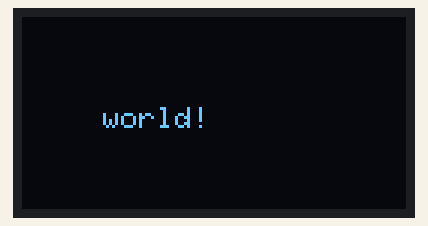
The sketch below on a simulated Arduino Uno, built with avr-gcc and run on an emulated ATmega328P. Shown: 128×64 one-colour display.

Above: at 0.1 s.

Measured:
- what the display in image 0 shows lasts 2.0 s, from 0.1 s to 2.1 s

The sketch:

oled_disp.ino
```cpp
#include <Wire.h>
#include <Adafruit_SSD1306.h>
#include <Adafruit_GFX.h>

// OLED display TWI address
#define OLED_ADDR   0x3C

Adafruit_SSD1306 display(-1);

#if (SSD1306_LCDHEIGHT != 64)
#error("Height incorrect, please fix Adafruit_SSD1306.h!");
#endif

void setup() {
  // initialize and clear display
  display.begin(SSD1306_SWITCHCAPVCC, OLED_ADDR);
  display.clearDisplay();
}

void loop() {
  // put your main code here, to run repeatedly:
   // display a line of text

  display.setTextSize(1);
  display.setTextColor(WHITE);
  display.setCursor(27,30);
  display.print("Hello");
  display.display();
  display.clearDisplay();
  display.setTextSize(1);
  display.setTextColor(WHITE);
  display.setCursor(27,30);
  display.print("world!");
  display.display();
  display.clearDisplay();
  delay(2000);

}
```
